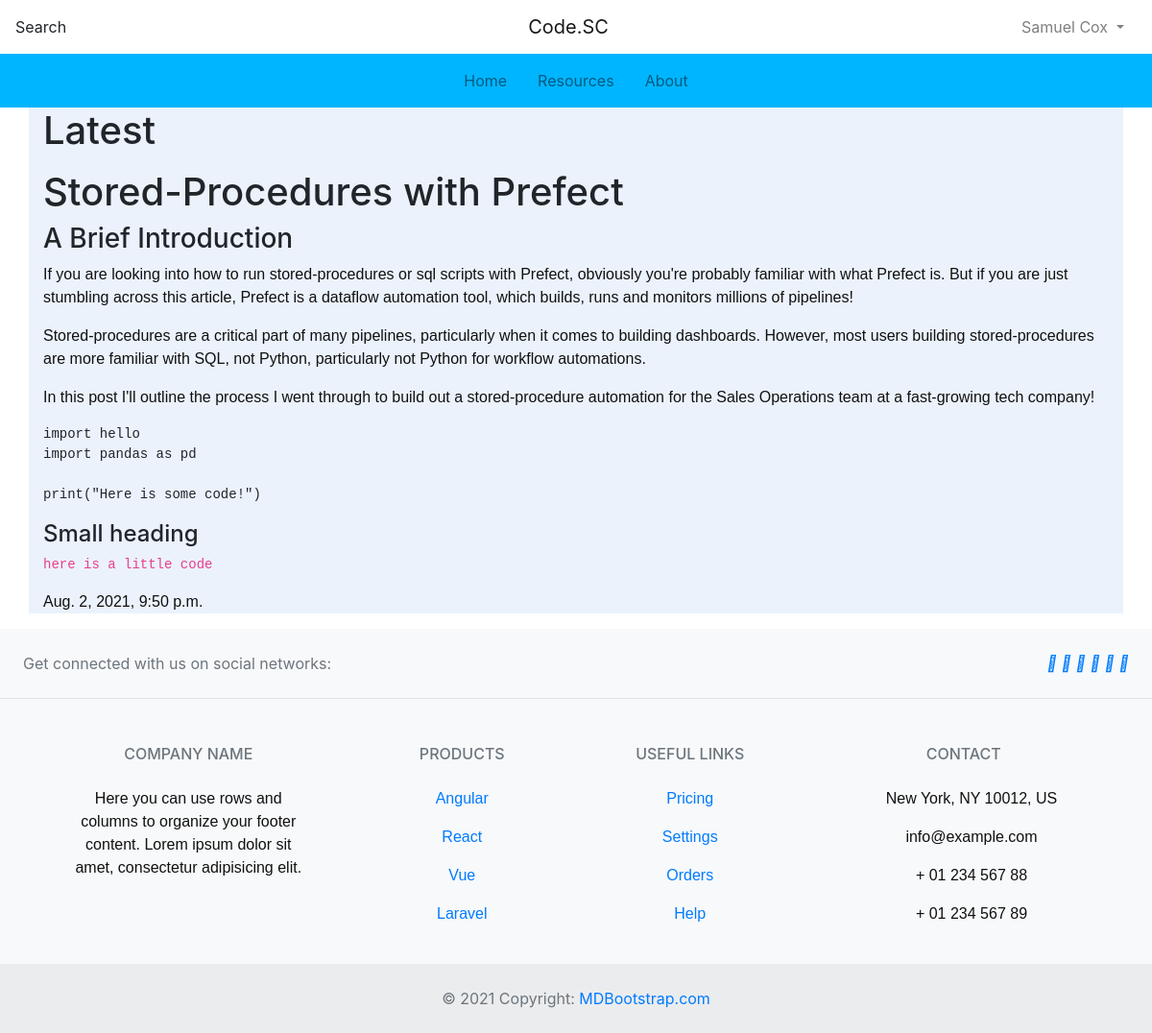
The app's page / (signed in) with its own data.
### app/models.py (models this page shows, shortened)
class Post(models.Model):
    title = models.CharField(max_length=50)
    content = MDTextField()
    created_date = models.DateTimeField()
    created_by = models.CharField(max_length=100)

### app/views.py (the view)
# urls.py: path('', HomeListView.as_view(), name='home'),
class HomeListView(ListView):
    template_name = 'app/index.html'
    model = Post
    import markdown

### app/templatetags/markdown_extras.py (called while the page is built)
@register.filter()
@stringfilter
def markdown(value):
    return md.markdown(value, extensions=['markdown.extensions.fenced_code'])

### app/templates/app/index.html (shortened to what this page needs)
{% extends "../base.html" %}
{% block content %}
{% load markdown_extras %}
    <div class="container" style="background-color:#ebf2fc;" markdown=1>
        <h1>Latest</h1>
        {% for obj in object_list %}
        <p>{{ obj.content  | markdown | safe}}</p>
        <p>{{ obj.created_date }}</p>
        {% endfor %}
    </div>
{% endblock %}

### app/templates/base.html (shortened to what this page needs)
<head>
    </head>
    <body>
    <nav class="navbar navbar-expand-lg navbar-light">
        <ul class="navbar-nav" style="width:8rem;">
            <li>Search</li>
        </ul>
        <div class="mx-auto">
            <a class="navbar-brand" href="#">Code.SC</a>
        </div>
        <ul class="navbar-nav" style="width:8rem;">
            {% if user.is_authenticated %}
            <li class="nav-item dropdown">
                <a class="nav-link dropdown-toggle" href="#" id="navbarDropdown" role="button" data-toggle="dropdown" aria-haspopup="true" aria-expanded="false">
                    {{ user.get_full_name }}
                </a>
              </li>
              {% else %}
              <li class="nav-item mx-2">
                <a class="nav-link" href="accounts/login">Login</a>
            </li>
            {% endif %}
        </ul>
    </nav>
    <nav class="navbar navbar-expand-lg navbar-light" style="background-color: #00b5ff" >
        <div class="collapse navbar-collapse" id="navbarSupportedContent">
            <div class="mx-auto">
                <ul class="navbar-nav mr-auto">
                    <li class="nav-item mx-2">
                        <a class="nav-link" href="/">Home</a>
                    </li>
                    <li class="nav-item mx-2">
                        <a class="nav-link" href="#">Resources</a>
                    </li>
                    <li class="nav-item mx-2">
                        <a class="nav-link" href="/about">About</a>
                    </li>
                </ul>
            </div>
        </div>
      </nav>
{% block content %}
{% endblock %}
<footer class="text-center text-lg-start bg-light text-muted">
    <section
      class="d-flex justify-content-center justify-content-lg-between p-4 border-bottom"
    >
      <div class="me-5 d-none d-lg-block">
        <span>Get connected with us on social networks:</span>
      </div>
      <div>
        <a href="" class="me-4 text-reset">
          <i class="fab fa-facebook-f"></i>
        </a>
        <a href="" class="me-4 text-reset">
          <i class="fab fa-twitter"></i>
        </a>
        <a href="" class="me-4 text-reset">
          <i class="fab fa-google"></i>
        </a>
        <a href="" class="me-4 text-reset">
          <i class="fab fa-instagram"></i>
        </a>
        <a href="" class="me-4 text-reset">
          <i class="fab fa-linkedin"></i>
        </a>
        <a href="" class="me-4 text-reset">
          <i class="fab fa-github"></i>
        </a>
      </div>
    </section>
    <section class="">
      <div class="container text-center text-md-start mt-5">
        <div class="row mt-3">
          <div class="col-md-3 col-lg-4 col-xl-3 mx-auto mb-4">
            <h6 class="text-uppercase fw-bold mb-4">
              Company name
            </h6>
            <p>
              Here you can use rows and columns to organize your footer content. Lorem ipsum
              dolor sit amet, consectetur adipisicing elit.
            </p>
          </div>
          <div class="col-md-2 col-lg-2 col-xl-2 mx-auto mb-4">
            <h6 class="text-uppercase fw-bold mb-4">
              Products
            </h6>
            <p>
              <a href="#!" class="text-reset">Angular</a>
            </p>
            <p>
              <a href="#!" class="text-reset">React</a>
            </p>
            <p>
              <a href="#!" class="text-reset">Vue</a>
            </p>
            <p>
              <a href="#!" class="text-reset">Laravel</a>
            </p>
          </div>
          <div class="col-md-3 col-lg-2 col-xl-2 mx-auto mb-4">
            <h6 class="text-uppercase fw-bold mb-4">
              Useful links
            </h6>
            <p>
              <a href="#!" class="text-reset">Pricing</a>
            </p>
            <p>
              <a href="#!" class="text-reset">Settings</a>
            </p>
            <p>
              <a href="#!" class="text-reset">Orders</a>
            </p>
            <p>
              <a href="#!" class="text-reset">Help</a>
            </p>
          </div>
          <div class="col-md-4 col-lg-3 col-xl-3 mx-auto mb-md-0 mb-4">
            <h6 class="text-uppercase fw-bold mb-4">
              Contact
            </h6>
            <p><i class="fas fa-home me-3"></i> New York, NY 10012, US</p>
            <p>
              <i class="fas fa-envelope me-3"></i>
              info@example.com
            </p>
            <p><i class="fas fa-phone me-3"></i> + 01 234 567 88</p>
            <p><i class="fas fa-print me-3"></i> + 01 234 567 89</p>
          </div>
        </div>
      </div>
    </section>
    <div class="text-center p-4" style="background-color: rgba(0, 0, 0, 0.05);">
      © 2021 Copyright:
      <a class="text-reset fw-bold" href="https://mdbootstrap.com/">MDBootstrap.com</a>
    </div>
  </footer>
<link href="//maxcdn.bootstrapcdn.com/bootstrap/4.1.1/css/bootstrap.min.css" rel="stylesheet" id="bootstrap-css">
<link href="https://stackpath.bootstrapcdn.com/font-awesome/4.7.0/css/font-awesome.min.css" rel="stylesheet"
>
</body>

### app/templates/base.html (style rules this page uses)
body { font-family: "Lato", sans-serif; background-color:blue; }

### app/templates/app/index.html (style rules this page uses)
p, h1, body { color: #111; font-family: Cern,Helvetica,Arial,sans-serif; font-weight: 400; line-height: 1.5; -webkit-font-smoothing: antialiased; }

### records on screen
Post: content "Stored-Procedures with Prefect A Brief Introduction If you are looking into how to run stored-procedures or sql scripts with Prefect, obviously you're probably familiar with what Prefect is. But if you are just stumbling across this article, Prefect is a dataflow automation tool, which builds, runs and monitors millions of pipelines! Stored-procedures are a critical part of many pipelines, particularly when it comes to building dashboards. However, most users building stored-procedures are more familiar with SQL, not Python, particularly not Python for workflow automations. In this post I'll outline the process I went through to build out a stored-procedure automation for the Sales…", created_date "Aug. 2, 2021, 9:50 p.m."

### other values on screen
{{ user.get_full_name }} "Samuel Cox"
